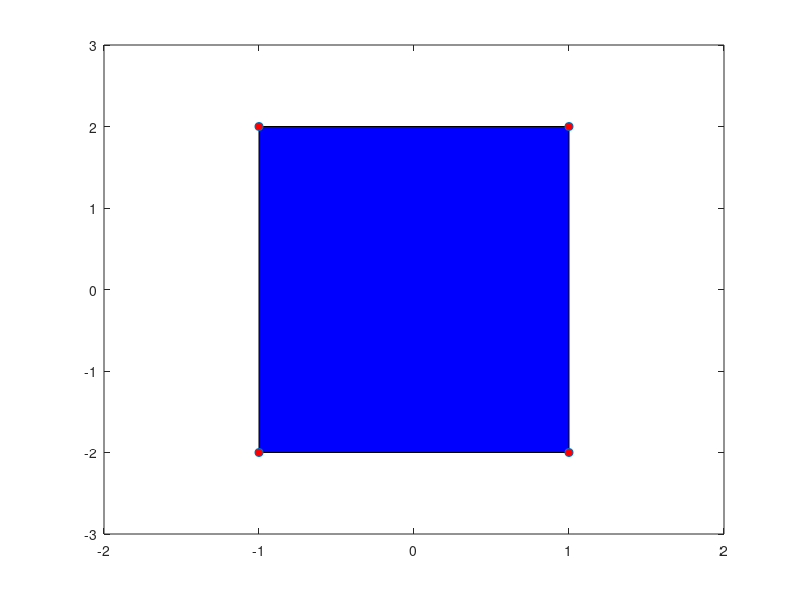

MATLAB code to generate this figure:
% line([-1; -1; 1; 1; -1],[-2; 2; 2; -2; -2], 'Color', 'b');
fill([-1; -1; 1; 1; -1],[-2; 2; 2; -2; -2],'b')
axis([-2 2 -3 3]);
line(-1, -2,'marker','o','linestyle','none','markerfacecolor','r');
line(-1, 2,'marker','o','linestyle','none','markerfacecolor','r');
line(1, -2,'marker','o','linestyle','none','markerfacecolor','r');
line(1, 2,'marker','o','linestyle','none','markerfacecolor','r');